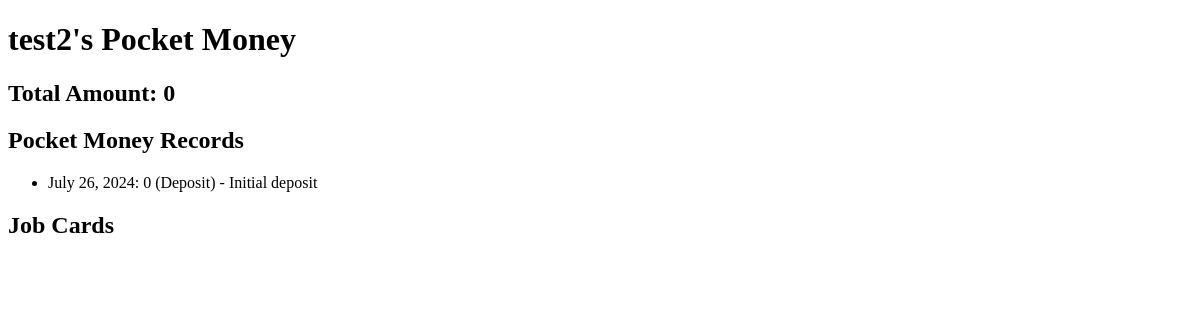
/child/19/ (signed in), run on an earlier commit of the app's database.
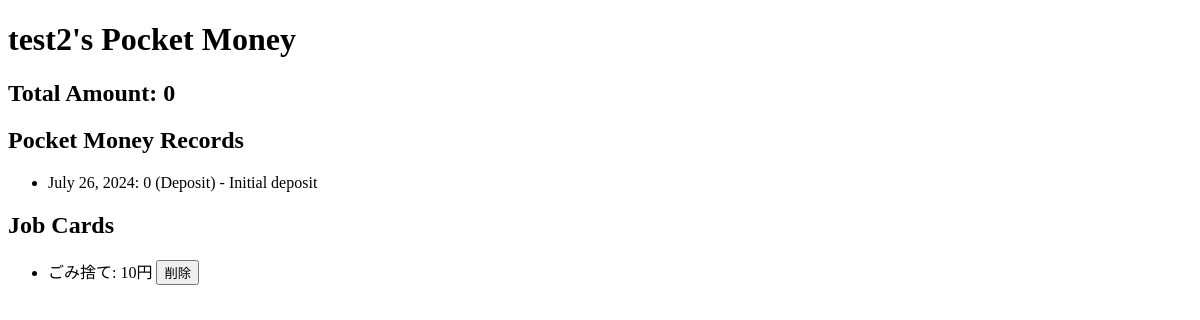
And on a later commit of the database.
### children_bank_app/models.py (models this page shows, shortened)
class PocketMoney(models.Model):
    DEPOSIT = 'deposit'
    WITHDRAWAL = 'withdrawal'
    TRANSACTION_TYPES = [
        (DEPOSIT, 'Deposit'),
        (WITHDRAWAL, 'Withdrawal'),
    ]
    child = models.ForeignKey(User, on_delete=models.CASCADE, related_name='pocket_money')
    group = models.CharField(max_length=100, blank=True, null=True)
    amount = models.DecimalField(max_digits=10, decimal_places=0)
    date = models.DateField()
    transaction_type = models.CharField(max_length=10, choices=TRANSACTION_TYPES)
    memo = models.TextField(blank=True, null=True)

class JobCard(models.Model):
    child = models.ForeignKey(User, on_delete=models.CASCADE, related_name='job_card')
    group = models.CharField(max_length=100, blank=True, null=True)
    job_name = models.CharField(max_length=100, blank=False, null=False)
    money = models.DecimalField(max_digits=10, decimal_places=0)
    job_image = models.ImageField(upload_to='job_pictures/', blank=True, null=True)

### children_bank_app/views.py (the view)
# urls.py: path('child/<int:child_id>/', child_pocket_money_view, name='child_pocket_money'),
@login_required
def child_pocket_money_view(request, child_id):
    child = get_object_or_404(User, id=child_id)
    pocket_money_records = PocketMoney.objects.filter(child=child)
    total_amount = pocket_money_records.aggregate(total=Sum('amount'))['total']
    job_cards = JobCard.objects.filter(child=child)
    return render(request, 'child_pocket_money.html', {
        'child': child,
        'pocket_money_records': pocket_money_records,
        'total_amount': total_amount,
        'job_cards': job_cards,
    })

### children_bank_app/templatetags/custom_filters.py (called while the page is built)
@register.filter
def to_int(value):
    try:
        return int(value)
    except (ValueError, TypeError):
        return 0

### templates/child_pocket_money.html (shortened to what this page needs)
{% load custom_filters %}
<!DOCTYPE html>
<html>
<head>
</head>
<body>
    <h1>{{ child.username }}'s Pocket Money</h1>
    <h2>Total Amount: {{ total_amount | to_int }}</h2>
    <h2>Pocket Money Records</h2>
    <ul>
        {% for record in pocket_money_records %}
            <li>{{ record.date }}: {{ record.amount | to_int }} ({{ record.get_transaction_type_display }}) - {{ record.memo }}</li>
        {% endfor %}
    </ul>
    <h2>Job Cards</h2>
    <ul>
        {% for job in job_cards %}
            <li>
                {{ job.job_name }}: {{ job.money }}円
                <form action="{% url 'delete_job_card' job.id %}" method="post" style="display:inline;">
                    <button type="submit">削除</button>
                </form>
            </li>
        {% endfor %}
    </ul>
</body>
</html>

What changed in the data, as far as the page shows it:
added JobCard: job_name "ごみ捨て", money "10"
